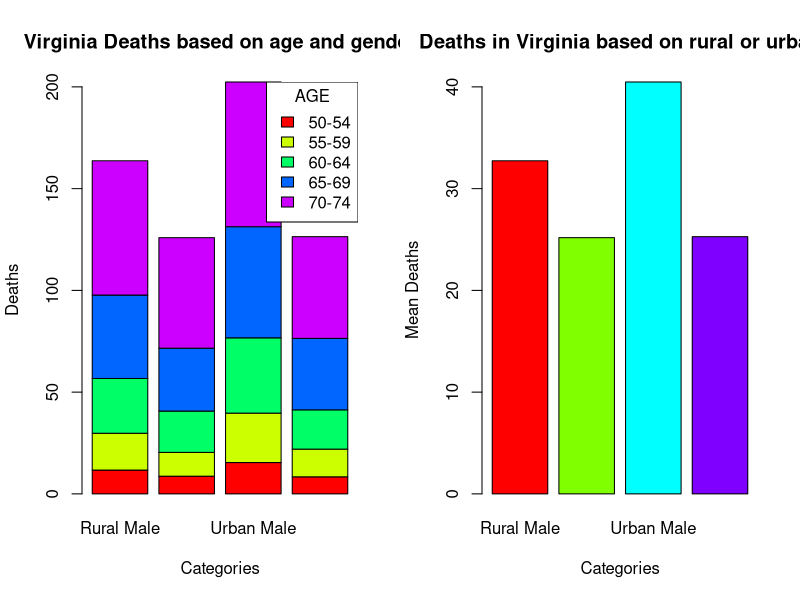

The R script that drew this image:
init <- par(no.readonly = TRUE)
par(mfcol=c(1,2))

barplot(VADeaths, col = rainbow(5), main = "Virginia Deaths based on age and gender", xlab = "Categories", ylab = "Deaths")
legend("topright", legend = attr(VADeaths, "dimnames")[[1]], title = "AGE", fill = rainbow(5))
barplot(colMeans(VADeaths), main = "Deaths in Virginia based on rural or urban", xlab = "Categories", ylab = "Mean Deaths", col = rainbow(4))

par(init)
